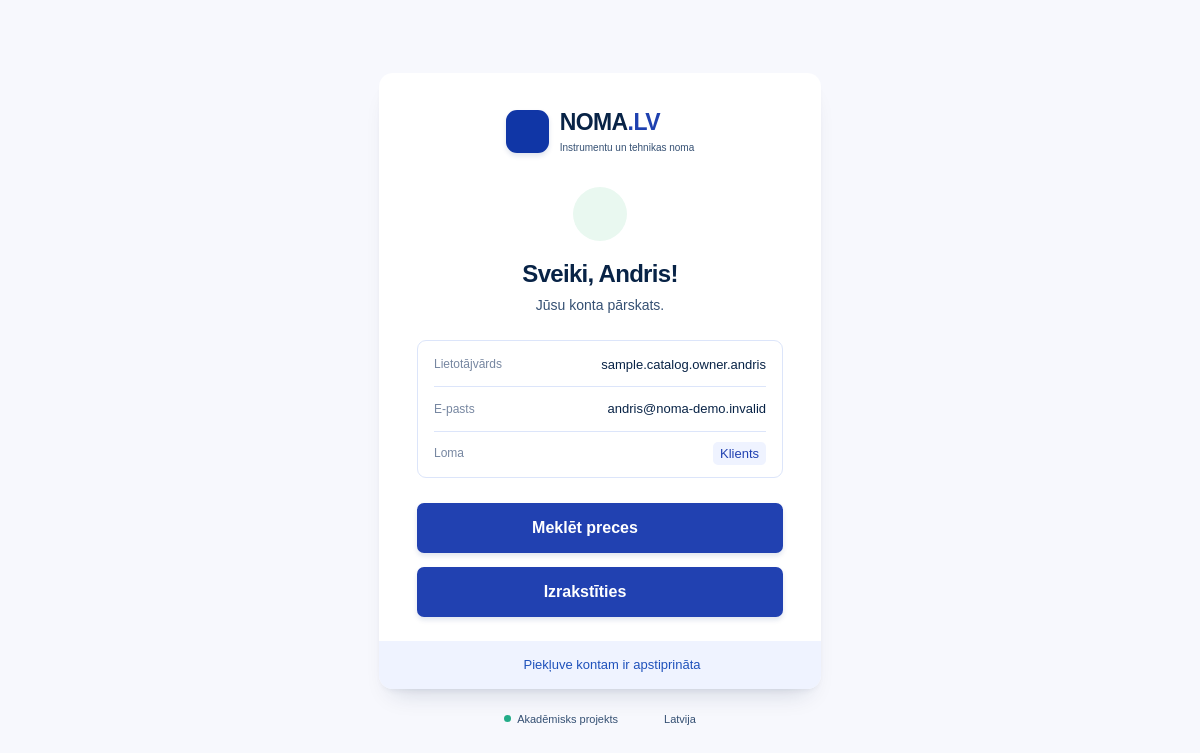
The app's page /account.php (signed in) with its own data.
### tables this page shows
CREATE TABLE IF NOT EXISTS Users (
    User_ID BIGINT UNSIGNED NOT NULL AUTO_INCREMENT,
    Username VARCHAR(50) NOT NULL,
    Email VARCHAR(254) NOT NULL,
    Phone VARCHAR(30) DEFAULT NULL,
    Password VARCHAR(255) NOT NULL COMMENT 'Tikai paroles hash, nevis atklāta parole',
    First_Name VARCHAR(100) NOT NULL,
    Last_Name VARCHAR(100) NOT NULL,
    Role ENUM('client', 'admin') NOT NULL DEFAULT 'client',
    Status ENUM('active', 'blocked') NOT NULL DEFAULT 'active',
    Created_At DATETIME NOT NULL DEFAULT CURRENT_TIMESTAMP,
    Last_Login DATETIME DEFAULT NULL,
    PRIMARY KEY (User_ID),
    UNIQUE KEY uq_users_username (Username),
    UNIQUE KEY uq_users_email (Email)
);

### config/config.php (called while the page is built, shortened)
<?php
return [
    'db' => [
        'host' => '127.0.0.1',
        'port' => 3306,
        'name' => 'noma',
        'username' => 'root',
        'password' => '',
    ],
    'auth' => [
        'session_name' => 'noma_session',
        'idle_seconds' => 7200,
        'absolute_seconds' => 43200,
        'remember_days' => 30,
        'window_seconds' => 900,
        'account_attempts' => 5,
        'ip_attempts' => 30,
        'registration_attempts' => 10,
    ],
];

### app/bootstrap.php (called while the page is built, shortened)
<?php
$config = require dirname(__DIR__) . '/config/config.php';
function config(string $group, string $key, mixed $default = null): mixed
{
    global $config;
    return $config[$group][$key] ?? $default;
}
require __DIR__ . '/database.php';
require __DIR__ . '/auth.php';
require __DIR__ . '/view.php';
function e(string $value): string
{
    return htmlspecialchars($value, ENT_QUOTES | ENT_SUBSTITUTE, 'UTF-8');
}

### app/auth.php (called while the page is built, shortened)
<?php
function current_user(): ?array
{
    if (isset($_SESSION['user_id'])) {
        $idleExpired = time() - (int) ($_SESSION['last_activity'] ?? 0) >= config('auth', 'idle_seconds');
        $absoluteExpired = time() - (int) ($_SESSION['signed_in_at'] ?? 0) >= config('auth', 'absolute_seconds');
        if ($idleExpired || $absoluteExpired) {
            clear_authentication();
        } else {
            $statement = db()->prepare('SELECT User_ID, Username, Email, First_Name, Last_Name, Role, Status FROM Users WHERE User_ID = :id LIMIT 1');
            $statement->execute(['id' => (int) $_SESSION['user_id']]);
            $user = $statement->fetch();
            if ($user && $user['Status'] === 'active') {
                return $user;
            }
            return null;
        }
    }
    return restore_remembered_user();
}

### app/database.php (called while the page is built, shortened)
<?php
function db(): PDO
{
    $dsn = sprintf('mysql:host=%s;port=%d;dbname=%s;charset=utf8mb4',
        config('db', 'host'), config('db', 'port'), config('db', 'name'));
    $connection = new PDO($dsn, config('db', 'username'), config('db', 'password'), [
        PDO::ATTR_ERRMODE => PDO::ERRMODE_EXCEPTION,
        PDO::ATTR_DEFAULT_FETCH_MODE => PDO::FETCH_ASSOC,
        PDO::ATTR_EMULATE_PREPARES => false,
        PDO::ATTR_TIMEOUT => 5,
    ]);
    $connection->exec("SET time_zone = '+00:00'");
    return $connection;
}

### public/account.php (the view, shortened to what this page needs)
<?php
require dirname(__DIR__) . '/app/bootstrap.php';
try {
    $user = current_user();
} catch (Throwable $exception) {
    error_log('NOMA account: ' . $exception->getMessage());
    service_error();
}
?>
<section class="auth-card" aria-labelledby="account-title">
    <div class="card-content">
        <div class="success-icon"><?= icon('check') ?></div>
        <div class="heading success-heading"><h1 id="account-title">Sveiki, <?= e($user['First_Name']) ?>!</h1><p>Jūsu konta pārskats.</p></div>
        <dl class="account-details">
            <div><dt>Lietotājvārds</dt><dd><?= e($user['Username']) ?></dd></div>
            <div><dt>E-pasts</dt><dd><?= e($user['Email']) ?></dd></div>
            <div><dt>Loma</dt><dd><span class="role-badge"><?= $user['Role'] === 'admin' ? 'Administrators' : 'Klients' ?></span></dd></div>
        </dl>
        <p><a class="primary-button" href="catalog.php">Meklēt preces <?= icon('arrow') ?></a></p>
        <form method="post" action="logout.php">
            <button class="primary-button" type="submit">Izrakstīties <?= icon('logout') ?></button>
        </form>
    </div>
    <div class="card-footer"><span class="connection-label"><?= icon('shield') ?>Piekļuve kontam ir apstiprināta</span></div>
</section>

### public/assets/css/auth.css (style rules this page uses)
:root { color-scheme: light; --background: #f7f8fd; --surface: #fff; --blue: #2141b1; --blue-hover: #153296; --navy: #082346; --text: #355073; --muted: #7787a1; --field: #eff3ff; --line: #dce5fa; --red: #b5293d; }
* { box-sizing: border-box; }
body { margin: 0; color: var(--navy); background: var(--background); font-family: Arial, Helvetica, sans-serif; font-size: 14px; line-height: 1.5; -webkit-font-smoothing: antialiased; }
button, input { font: inherit; }
button, a, input { -webkit-tap-highlight-color: transparent; }
button { cursor: pointer; }
.auth-card { width: 100%; max-width: 442px; background: var(--surface); border-radius: 14px; overflow: hidden; box-shadow: 0 16px 24px -14px #0e234b30, 0 4px 7px -4px #0e234b18; }
.card-content { padding: 36px 38px 24px; }
.heading { text-align: center; margin-bottom: 24px; }
h1 { font-size: 24px; line-height: 1.25; letter-spacing: -.7px; margin: 0 0 6px; font-weight: 700; }
.heading p { margin: 0; color: var(--text); line-height: 1.5; }
.primary-button { display: flex; align-items: center; justify-content: center; gap: 10px; width: 100%; min-height: 50px; padding: 12px 16px; color: white; background: var(--blue); border: 0; border-radius: 7px; font-size: 16px; font-weight: 700; line-height: 1.4; text-decoration: none; box-shadow: 0 3px 5px #12317720; transition: background .15s, transform .15s; }
.card-footer { background: var(--field); padding: 14px 18px; text-align: center; }
.connection-label { display: flex; align-items: center; justify-content: center; gap: 7px; color: #1e51bb; font-size: 13px; font-weight: 500; }
.success-icon { display: flex; align-items: center; justify-content: center; width: 54px; height: 54px; color: #178767; background: #e9f8f0; border-radius: 50%; margin: -2px auto 18px; }
.success-heading { margin-bottom: 24px; }
.account-details { margin: 0 0 25px; border: 1px solid var(--line); border-radius: 9px; padding: 2px 16px; }
.account-details > div { display: flex; align-items: center; justify-content: space-between; gap: 12px; padding: 12px 0; border-bottom: 1px solid var(--line); }
.account-details > div:last-child { border-bottom: 0; }
.account-details dt { color: var(--muted); font-size: 12px; }
.account-details dd { font-size: 13px; margin: 0; text-align: right; overflow-wrap: anywhere; }
.role-badge { background: var(--field); border-radius: 5px; padding: 4px 7px; color: var(--blue); }

### records on screen
users: First_Name "Andris", Username "sample.catalog.owner.andris", Email "andris@noma-demo.invalid"
